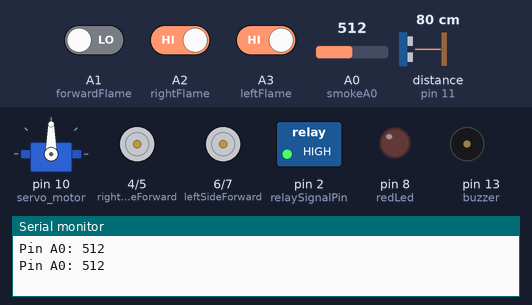
The sketch below on a simulated Arduino Leonardo, built with avr-gcc and run on an emulated ATmega32U4. Parts: servo, motor-driver pin pairs drawn as motors (green arrow = first pin HIGH = forward, orange = second pin HIGH = backward, longer = more drive), switched loads named in the sketch (green lamp = pin HIGH), output pins drawn as LEDs (lit = HIGH), buzzer (waves = sounding, pin HIGH), the last lines printed to the serial monitor. Wiring (inferred from the names in the program): ultrasonic range finder: trigger pin 12; echo pin 11. The test bench sets the inputs (shaded band); at power-on: A2 (rightFlame) HIGH, A0 (smokeA0) = 512, A1 (forwardFlame) LOW, A3 (leftFlame) HIGH, distance to the obstacle (sensor on pin 11) 80 cm. The echo pulse lasts 58.3 µs per cm; the modem accepts every AT command (registered, SIM ready, sends succeed) and sends nothing else; pins used as bus, display or sensor lines are not drawn.

Above: at 1.8 s.
1.9 s: A2 (rightFlame) driven LOW
At 3.2 s:
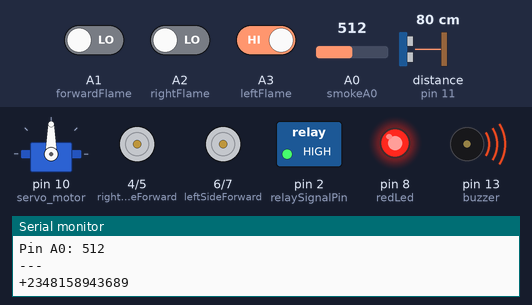
At 9.4 s:
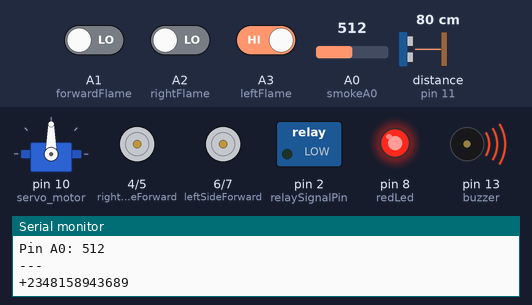
Timing chart, 0 to 16.3 s (numbered marks = the images above; inputs shaded):
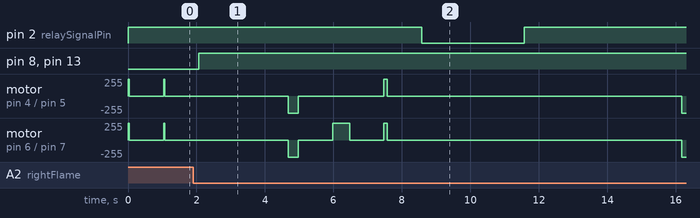

The sketch:

Robotic_Fire_Extinuisher_v4.ino
```cpp
#include <Servo.h>          //Servo motor library. This is standard library
#include <SoftwareSerial.h>
//Fire Extinguishing Robot with Obstacle Detection
const int rightSideForward = 4;
const int rightSideBackward = 5;
const int leftSideForward = 6;
const int leftSideBackward = 7;

//sensor pins
#define echoPin 11 // attach pin D2 Arduino to pin Echo of HC-SR04
#define trigPin 12 //attach pin D3 Arduino to pin Trig of HC-SR04

//long duration; // variable for the duration of sound wave travel
//int distance; // variable for the distance measurement

int forwardValue, leftValue, rightValue;
#define forwardFlame A1
#define leftFlame A3
#define rightFlame A2

#define relaySignalPin 2

#define maximum_distance 200
Servo servo_motor; //our servo name

long duration; // variable for the duration of sound wave travel
int distance; // variable for the distance measurement

int redLed = 8;
int buzzer = 13;
int smokeA0 = A0;
// Your threshold value
int smokeThreshold = 40;
bool fire = false;

unsigned long previousTime = 0;
String messageSent;

const String phoneNumber = "+2348158943689";  //subject to change phoneNumber

void setup() {
  // put your setup code here, to run once:
  Serial.begin(9600);
  Serial1.begin(9600);//Begin serial communication with Arduino and Serial
  servo_motor.attach(10); //our servo pin
  //Declaring Outputs
  declareOutputs();
  //Declaring Inputs
  declareInputs();
  digitalWrite(relaySignalPin, HIGH);
  //simModuleInitializiation();
}

void loop() {
if(!fireDetected()){
  forward(30);
  if(obstacle()){
    backward(500);
    if(scanObstacle() == "right"){
      turnRight(500);
    } else{
      turnLeft(500);
    }
  }
} else {
  digitalWrite(redLed, HIGH);
  digitalWrite(buzzer, HIGH);
  //send SMS
  SendSMS();
  if(getDirection() == "front"){
    backward(200);
    delay(1000);
    forward(300);
    delay(1000);
    sprayWater();
    delay(2000);

  } else if(getDirection() == "right"){
    backward(300);
    delay(1000);
    turnRight(500);
    delay(1000);
    forward(100);
    delay(1000);
    sprayWater();
    delay(2000);

  } else if(getDirection() == "left"){
    backward(300);
    delay(1000);
    turnLeft(500);
    delay(1000);
    forward(100);
    delay(1000);
    sprayWater();
    delay(2000);
  }
  digitalWrite(redLed, LOW);
  digitalWrite(buzzer, LOW);
}


}

void declareOutputs() {
  pinMode(leftSideForward, OUTPUT);
  pinMode(leftSideBackward, OUTPUT);
  pinMode(rightSideForward, OUTPUT);
  pinMode(rightSideBackward, OUTPUT);
  pinMode(redLed, OUTPUT);
  pinMode(buzzer, OUTPUT);
  pinMode(relaySignalPin, OUTPUT);
  pinMode(trigPin, OUTPUT); // Sets the trigPin as an OUTPUT
}

void declareInputs() {
  pinMode(rightFlame, INPUT);
  pinMode(forwardFlame, INPUT);
  pinMode(leftFlame, INPUT);
  pinMode(smokeA0, INPUT);
  pinMode(echoPin, INPUT); // Sets the echoPin as an INPUT
}

String scanObstacle(){
//  int f = lookFront();
  int r = lookRight();
  delay(500);
  int l = lookLeft();
  delay(500);
  if(r > l){
    return "right";
  }else if(l > r){
    return "left";
  }
}

bool obstacle(){
  if( lookFront() <= 30 ){
    return true;
  }
  else {
    return false;
  }
}

int lookRight() {
  int dist;
  servo_motor.write(0);
  delay(1000);
  dist = distance_ ();
  delay(1000);
  servo_motor.write(90);
  return dist;
}

int lookFront() {
  int dist;
  servo_motor.write(90);
  delay(1000);
  dist = distance_ ();
  return dist;
}

int lookLeft() {
  int dist;
  servo_motor.write(180);
  delay(1000);
  dist = distance_ ();
  delay(1000);
  servo_motor.write(90);
  return dist;
}

String getDirection() {
  forwardValue = digitalRead(forwardFlame);
  rightValue = digitalRead(rightFlame);
  leftValue = digitalRead(leftFlame);

  if (forwardValue == 1) {
    return "front";
  } else if (rightValue == 0) {
    return "right";
  } else if (leftValue == 0) {
    return "left";
  }
}

void forward(int moveTime) {
  digitalWrite(leftSideForward, HIGH);
  digitalWrite(rightSideForward, HIGH);
  delay(moveTime);
  stop_();
}

void backward(int moveTime ) {
  digitalWrite(leftSideBackward, HIGH);
  digitalWrite(rightSideBackward, HIGH);
  delay(moveTime);
  stop_();
}

void turnLeft(int moveTime) {
  digitalWrite(rightSideForward, HIGH);
  digitalWrite(leftSideForward, LOW);
  delay(moveTime);
  stop_();
}

void turnRight(int moveTime) {
  digitalWrite(rightSideForward, LOW);
  digitalWrite(leftSideForward, HIGH);
  delay(moveTime);
  stop_();
}

void stop_() {
  digitalWrite(leftSideForward, LOW);
  digitalWrite(leftSideBackward, LOW);
  digitalWrite(rightSideForward, LOW);
  digitalWrite(rightSideBackward, LOW);
}

bool gasDetected () {
  int smokeValue = analogRead(smokeA0);

  Serial.print("Pin A0: ");
  Serial.println(smokeValue);
  // Checks if it has reached the threshold value
  if (smokeValue > smokeThreshold) {
    return true;
  }
  else
  {
    return false;
  }

}

bool flameDetected() {
  forwardValue = digitalRead(forwardFlame);
  rightValue = digitalRead(rightFlame);
  leftValue = digitalRead(leftFlame);

  if (forwardValue == 1) {
    return true;
  } else if (leftValue == 0) {
    return true;
  } else if (rightValue == 0) {
    return true;
  } else {
    return false;
  }

}

bool fireDetected() {
  if ( gasDetected () && flameDetected() ) {
    return true;
  } else {
    return false;
  }
}

void simModuleInitializiation() {
  //  Serial.println("Initializing....");
  initModule("AT", "OK", 1000);
  initModule("ATE1", "OK", 1000);
  initModule("AT+CPIN?", "READY", 1000);
  initModule("AT+CMGF=1", "OK", 1000);

  //  initModule("AT+CMGD=1,4", "OK", 1000);
  initModule("AT+CNMI=1,2,0,0,0", "OK", 1000);
  delay(2000);
}

void initModule(String cmd, char *res, int t) { // function to initialize sim module for SMS setup
  while (1) {
    //    Serial.println(cmd);
    Serial1.println(cmd);
    delay(100);
    while (Serial1.available() > 0) {
      if (Serial1.find(res)) {
        Serial.println(res);
        delay(t);
        return;
      }
      else {
        Serial.println("Error");
      }
    }
    delay(t);
  }
}

void SendSMS() { //Send SMS function
  delay(100);
  Serial1.println("AT");
  delay(500);
  Serial1.println("AT+CMGF=1");
  delay(500);
  //  phoneNumber = phoneNumber.substring(0, 14);
  Serial.println("---");
  Serial.println(phoneNumber);
  Serial1.print("AT+CMGS=");
  Serial1.print('"');
  Serial1.print(phoneNumber);    //mobile no. for SMS alert
  Serial1.println('"');
  delay(500);
  Serial1.println("\n Fire Alert!!!, pump is now activated");
  delay(500);
  Serial1.write(26);
  delay(500);
}//end sendSMS

void sprayWater() {
  digitalWrite(relaySignalPin, LOW);
  delay(3000);
  digitalWrite(relaySignalPin, HIGH);
}

int distance_ () {
  // Clears the trigPin condition
  digitalWrite(trigPin, LOW);
  delayMicroseconds(2);
  // Sets the trigPin HIGH (ACTIVE) for 10 microseconds
  digitalWrite(trigPin, HIGH);
  delayMicroseconds(10);
  digitalWrite(trigPin, LOW);
  // Reads the echoPin, returns the sound wave travel time in microseconds
  duration = pulseIn(echoPin, HIGH);
  // Calculating the distance
  distance = duration * 0.034 / 2; // Speed of sound wave divided by 2 (go and back)
  // Displays the distance on the Serial Monitor-
//  Serial.print(distance);
//  Serial.println(" cm");
  return distance;
}
```

Measured:
- after the input at 1.9 s, pin 2 (relaySignalPin): HIGH → LOW after 6.7 s, → HIGH 3.0 s later; pin 8 (redLed), pin 13 (buzzer): LOW → HIGH after 0.17 s
